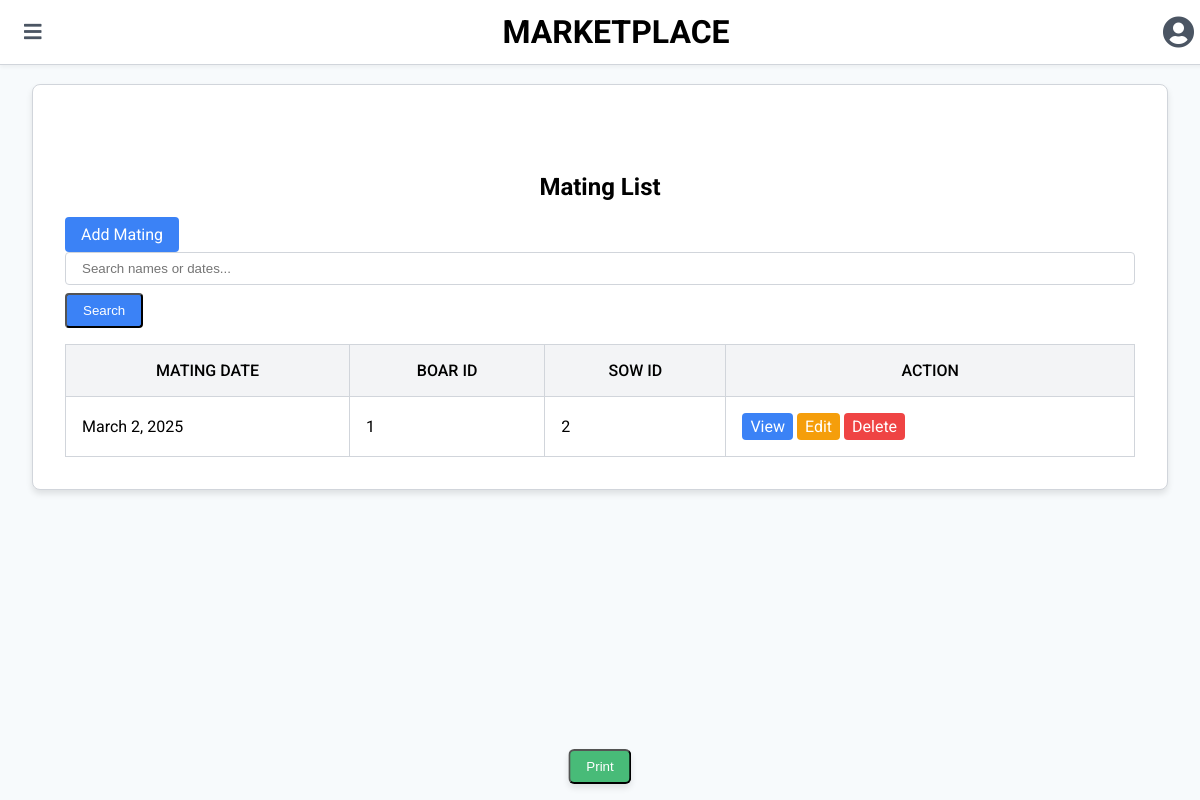
The app's page /Mating with its own data.
### inven/models.py (models this page shows, shortened)
class Mating(models.Model):
    date = models.DateField(_("Mating Date"))
    boar_id = models.ForeignKey(
        Inven,
        on_delete=models.CASCADE,
        verbose_name=_("Boar"),
        limit_choices_to={'sex__name': 'BOAR'},  # Filter only Boars
        related_name='matings_as_boar'
    )
    sow_id = models.ForeignKey(
        Inven,
        on_delete=models.CASCADE,
        verbose_name=_("Sow"),
        limit_choices_to={'sex__name': 'SOW'},  # Filter only Sows
        related_name='matings_as_sow'
    )

class Inven(models.Model):
    number = models.IntegerField(_("Pig ID"))
    tag_colour = models.ForeignKey(TagsColour,related_name='tagcolour', on_delete=models.CASCADE)
    breed = models.ForeignKey(Breeds, related_name='breed', on_delete=models.CASCADE)
    sex = models.ForeignKey(Sex, related_name='sex', on_delete=models.CASCADE)
    birth_date = models.DateField(_("Birth Date"), auto_now=False, auto_now_add=False)
    weight = models.IntegerField(_("Weight (kg)"))
    status = models.CharField(_("Health status"), max_length=100)
    arrival =models.DateField(_("arrival date"), auto_now=False, auto_now_add=False)
    location = models.CharField(_("address of seller farm"), max_length=255)
    class Meta:
        verbose_name_plural = "Invens"
        ordering = ['-birth_date']

### inven/views.py (the view)
# urls.py: path('Mating', MatingListView.as_view(), name='Mating-list'),
class MatingListView(ListView):
    model = Mating
    template_name = 'mating/list.html'
    context_object_name = 'Matings'
    paginate_by = 20
    ordering = ['-date']
    def get_context_data(self, **kwargs):
        context = super().get_context_data(**kwargs)
        context.update({
            'current_date': timezone.now().date(),
            'search_query': self.request.GET.get('q', '')
        })
        return context
    def get_queryset(self):
        queryset = super().get_queryset()
        search_query = self.request.GET.get('q')
        if search_query:
            return queryset.filter(
                Q(name__icontains=search_query) |
                Q(date__icontains=search_query)
            )
        return queryset

### templates/mating/list.html (shortened to what this page needs)
{% extends "list.html" %}
{% block page %}
    <main class="content ml-0 mt-16 p-4 transition-all duration-300">
            <h2 class="text-3xl font-semibold mb-6 text-center">Mating List</h2>
            <a href="{% url 'Mating-create' %}" class="btn btn-primary mb-3 inline-block bg-blue-500 text-white py-2 px-4 rounded hover:bg-blue-600">Add Mating</a>
            <form method="get" class="mb-3 flex flex-col sm:flex-row items-center" onsubmit="event.preventDefault(); filterTable();">
                <input type="text"
                       id="searchInput"
                       name="q"
                       placeholder="Search names or dates..."
                       class="form-control border border-gray-300 rounded py-2 px-4 mb-2 sm:mb-0 sm:mr-2 w-full sm:w-auto">
                <button type="submit" class="btn btn-primary mt-2 sm:mt-0 bg-blue-500 text-white py-2 px-4 rounded hover:bg-blue-600">Search</button>
            </form>
                <table id="dataTable" class="table table-striped w-full border-collapse">
                    <thead>
                        <tr>
                            <th class="p-4 border border-gray-300 bg-gray-100 font-medium whitespace-nowrap">MATING DATE</th>
                            <th class="p-4 border border-gray-300 bg-gray-100 font-medium whitespace-nowrap">BOAR ID</th>
                            <th class="p-4 border border-gray-300 bg-gray-100 font-medium whitespace-nowrap">SOW ID</th>
                            <th class="p-4 border border-gray-300 bg-gray-100 font-medium whitespace-nowrap">ACTION</th>
                        </tr>
                    </thead>
                    <tbody>
                        {% for Mating in Matings %}
                        <tr>
                            <td class="p-4 border border-gray-300 whitespace-nowrap">{{ Mating.date }}</td>
                            <td class="p-4 border border-gray-300 whitespace-nowrap">{{ Mating.boar_id.number }}</td>
                            <td class="p-4 border border-gray-300 whitespace-nowrap">{{ Mating.sow_id.number }}</td>
                            <td class="p-4 border border-gray-300 whitespace-nowrap">
                                <a href="{% url 'Mating-detail' Mating.pk %}" class="btn btn-sm btn-info inline-block bg-blue-500 text-white py-1 px-2 rounded hover:bg-blue-600">View</a>
                                <a href="{% url 'Mating-update' Mating.pk %}" class="btn btn-sm btn-warning inline-block bg-yellow-500 text-white py-1 px-2 rounded hover:bg-yellow-600">Edit</a>
                                <a href="{% url 'Mating-delete' Mating.pk %}" class="btn btn-sm btn-danger inline-block bg-red-500 text-white py-1 px-2 rounded hover:bg-red-600">Delete</a>
                            </td>
                        </tr>
                        {% empty %}
                        <tr>
                            <td colspan="4" class="p-4 border border-gray-300 text-center">No Mating found</td>
                        </tr>
                        {% endfor %}
                    </tbody>
                </table>
            </div>
        </div>
{% endblock %}

### templates/firstlabel/main.html (style rules this page uses)
body { font-family: 'Roboto', sans-serif; background-color: #f3f4f6; margin: 0; padding: 0; }
.content { margin-left: 0; transition: margin-left 0.3s; padding: 1rem; padding-top: 5rem; }

### templates/list.html (style rules this page uses)
body { font-family: 'Roboto', sans-serif; background-color: #f7fafc; margin: 0; padding: 0; }
.content { margin: 0 auto; margin-top: 16px; padding: 16px; max-width: 1200px; }
.table-container h2 { font-size: 24px; font-weight: 700; margin-bottom: 16px; text-align: center; padding-top: 20px; }
.btn { display: inline-block; padding: 8px 16px; border-radius: 4px; text-decoration: none; text-align: center; transition: background-color 0.3s; }
.btn-primary { background-color: #3b82f6; color: #ffffff; }
.form-control { border: 1px solid #d1d5db; border-radius: 4px; padding: 8px 16px; width: 100%; margin-bottom: 8px; }
.table { width: 100%; border-collapse: collapse; margin-top: 16px; }
.table th, .table td { padding: 16px; border: 1px solid #d1d5db; white-space: nowrap; }
.table th { background-color: #f3f4f6; font-weight: 500; }
.btn-sm { padding: 4px 8px; }
.btn-info { background-color: #3b82f6; color: #ffffff; }
.btn-warning { background-color: #f59e0b; color: #ffffff; }
.btn-danger { background-color: #ef4444; color: #ffffff; }

### records on screen
Mating: date "March 2, 2025", boar_id.number "1", sow_id.number "2"
